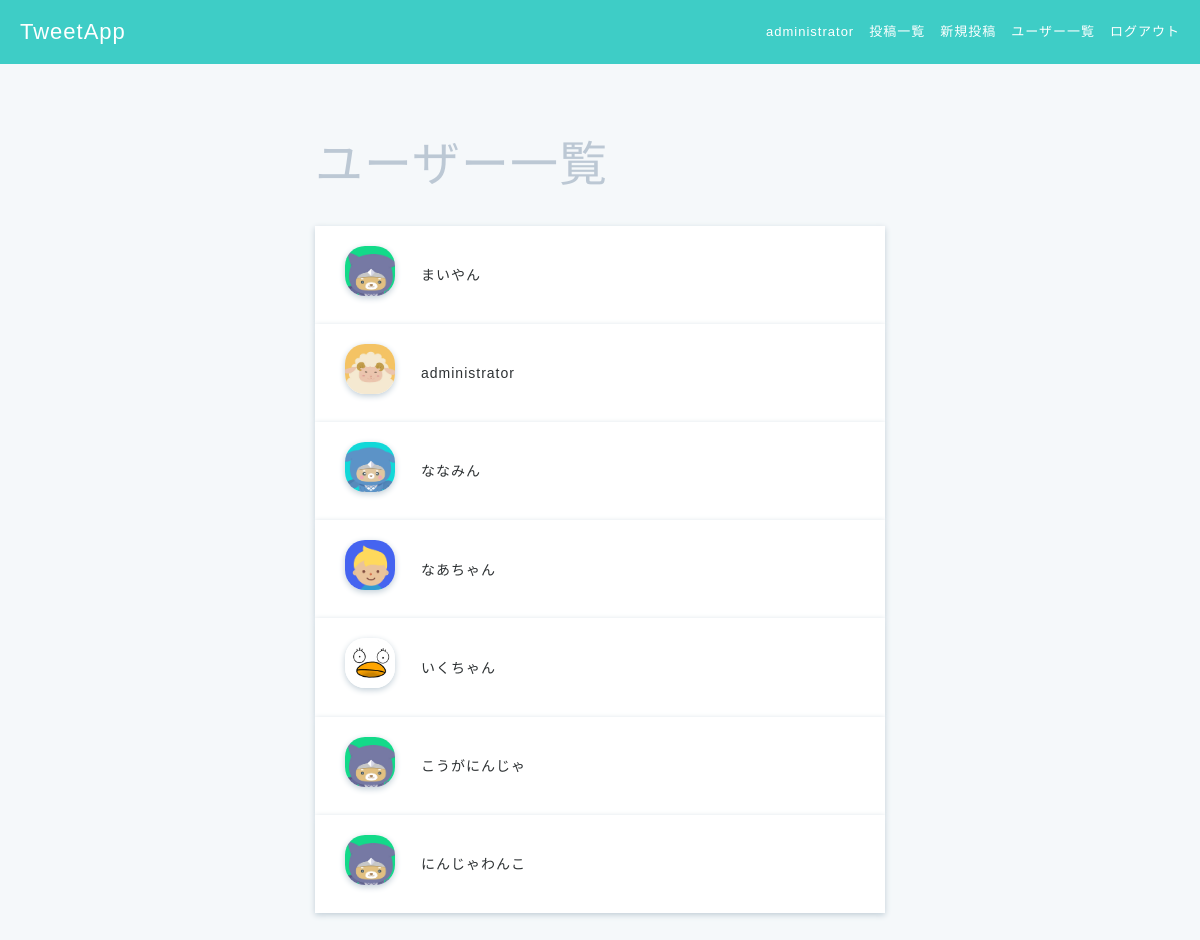
The page /accounts/users_index (signed in) on the database its author committed.
### accounts/models.py (models this page shows, shortened)
class Users(AbstractBaseUser, PermissionsMixin):
    username = models.CharField(max_length=150)
    email = models.EmailField(max_length=255, unique=True)
    is_active = models.BooleanField(default=True)
    is_staff = models.BooleanField(default=False)
    picture = models.FileField(null=True, upload_to='picture/', default='picture/default_user.jpeg')
    USERNAME_FIELD = 'email' # このテーブルのレコードを一意に識別
    REQUIRED_FIELDS = ['username'] # スーパーユーザ作成時に入力する
    objects = UserManager()
    class Meta:
        db_table = 'users'

### accounts/views.py (the view)
# urls.py: path('users_index', views.users_index, name='users_index'),
def users_index(request):
    if not request.user.is_authenticated:
        messages.warning(request, 'ログインが必要です')
        return redirect('accounts:user_login')
    else:
        users = Users.objects.order_by('-id').all()
        return render(request, 'accounts/users_index.html', context={
            'users': users
        })

### templates/accounts/users_index.html
{% extends 'base.html' %}
{% block content %}
<div class="main users-index">
    <div class="container">
      <h1 class="users-heading">ユーザー一覧</h1>
      {% for user in users %}
        <div class="users-index-item">
          <div class="user-left">
            <img src="{{ user.picture.url }}">
          </div>
          <div class="user-right">
            <a href="{% url 'accounts:user_detail' user_id=user.id %}">{{ user.username }}</a>
          </div>
        </div>
      {% endfor %}
    </div>
</div>
{% endblock content %}

### templates/base.html (shortened to what this page needs)
{% load static %}
<!DOCTYPE html>
<html lang="ja">
  <head>
    <link rel="stylesheet" href="{% static 'css/style.css' %}" />
    <link
      rel="stylesheet"
      href="https://maxcdn.bootstrapcdn.com/font-awesome/4.7.0/css/font-awesome.min.css"
    />
  </head>
  <body>
    <header>
      <div class="header-logo">
        {% if user.is_authenticated %}
        <a href="{% url 'post:posts_index' %}">TweetApp</a>
        {% else %}
        <a href="{% url 'accounts:top' %}">TweetApp</a>
        {% endif %}
      </div>
      <ul class="header-menus">
        {% if user.is_authenticated %}
        <li>
          <a href="{% url 'accounts:user_detail' user_id=request.user.id %}">{{ request.user.username }}</a>
        </li>
        <li>
          <a href="{% url 'post:posts_index' %}">投稿一覧</a>
        </li>
        <li>
          <a href="{% url 'post:create_post' %}">新規投稿</a>
        </li>
        <li>
          <a href="{% url 'accounts:users_index' %}">ユーザー一覧</a>
        </li>
        <li>
          <a href="{% url 'accounts:user_logout' %}">ログアウト</a>
        </li>
        {% endif %}
      </ul>
    </header>
    {% block content %}{% endblock content %}
  </body>
</html>

### static/css/style.css (style rules this page uses)
* { box-sizing: border-box; }
html { font: 100%/1.5 'Avenir Next', 'Hiragino Sans', sans-serif; line-height: 1.7; letter-spacing: 1px; }
ul, li { list-style-type: none; padding: 0; margin: 0; }
a { text-decoration: none; color: #2d3133; font-size: 14px; }
h1, h2, h3, h4, h5, h6, p { margin: 0; }
body { color: #2d3133; background-color: #3ecdc6; margin: 0; min-height: 1vh; }
.main { position: absolute; top: 64px; width: 100%; height: auto; min-height: 100%; background-color: #f5f8fa; }
.container { max-width: 600px; margin: 60px auto; padding-left: 15px; padding-right: 15px; clear: both; }
header { height: 64px; position: absolute; z-index: 1; width: 100%; }
.header-logo { float: left; padding-left: 20px; color: white; font-size: 22px; line-height: 64px; }
.header-logo a { color: white; font-size: 22px; }
.header-menus { float: right; padding-right: 20px; }
.header-menus li { float: left; line-height: 64px; font-size: 13px; color: white; padding-left: 15px; }
.header-menus a { float: left; font-size: 13px; color: white; }
.users-heading { font-weight: 300; margin: 60px 0 20px; font-size: 48px; color: #bcc8d4; }
.users-index-item { padding: 20px 30px; background-color: white; overflow: hidden; box-shadow: 0 2px 6px #c1ced7; display: table; width: 100%; }
.user-left img { width: 50px; height: 50px; border-radius: 40%; box-shadow: 0 2px 6px #c1ced7; object-fit: cover; }
.user-left { float: left; width: 10%; }
.user-right { width: 90%; padding-left: 25px; text-align: left; display: table-cell; vertical-align: middle; }

### rows shown on the page
Users: user.username "administrator", picture (picture), username "administrator"
Users: picture (placeholder picture), username "まいやん"
Users: picture (picture), username "ななみん"
Users: picture (picture), username "なあちゃん"
Users: picture (picture), username "いくちゃん"
Users: picture (placeholder picture), username "こうがにんじゃ"
Users: picture (placeholder picture), username "にんじゃわんこ"
